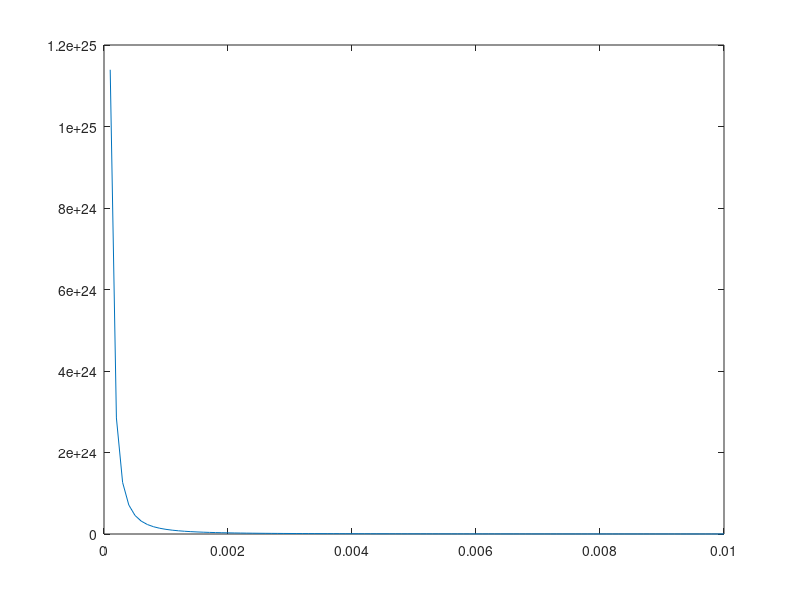

MATLAB code for this plot:
clc;
clear all;

um_scale=1000;
NiFe_frq = 1/(0.0838297450980392*um_scale);
NiFe_gam = 1/(0.259381156903766*um_scale);
NiFe_sig = 1;

eV_um_scale = 1.0/1.23984193;
Cu_plasma_frq = 10.83*eV_um_scale;
Cu_f0 = 0.575;
Cu_frq0 = 1e-10;
Cu_gam0 = 0.030*eV_um_scale;
Cu_sig0 = Cu_f0*(Cu_plasma_frq*Cu_plasma_frq)/(Cu_frq0*Cu_frq0);
Cu_f1 = 0.061;
Cu_frq1 = 0.291*eV_um_scale;
Cu_gam1 = 0.378*eV_um_scale;
Cu_sig1 = Cu_f1*(Cu_plasma_frq*Cu_plasma_frq)/(Cu_frq1*Cu_frq1);
Cu_f2 = 0.104;
Cu_frq2 = 2.957*eV_um_scale;      
Cu_gam2 = 1.056*eV_um_scale;
Cu_sig2 = Cu_f2*(Cu_plasma_frq*Cu_plasma_frq)/(Cu_frq2*Cu_frq2);
Cu_f3 = 0.723;
Cu_frq3 = 5.300*eV_um_scale;      
Cu_gam3 = 3.213*eV_um_scale;
Cu_sig3 = Cu_f3*(Cu_plasma_frq*Cu_plasma_frq)/(Cu_frq3*Cu_frq3);
Cu_f4 = 0.638;
Cu_frq4 = 11.18*eV_um_scale;
Cu_gam4 = 4.305*eV_um_scale;
Cu_sig4 = Cu_f4*(Cu_plasma_frq*Cu_plasma_frq)/(Cu_frq4*Cu_frq4);
sigma_Cu=Cu_sig0;


% mu0=1000;
% sigmad=0;
% sigma0=NiFe_sig;
% omega0=2*pi*NiFe_frq;
% gamma0=NiFe_gam;
% n=1;
% for omega=0:0.0001:0.1
%     eps(n)=(1+(i*sigmad/omega))*(mu0+(sigma0*omega0)/(omega0*omega0-omega*omega-i*omega*gamma0));
%     n=n+1;
% end
% plot(0:0.0001:0.1,eps)


eps0=1;
sigmad=1000;
n=1;
sum=0;
for omega=0:0.0001:0.01
    sum=0;
    sum=sum+(Cu_sig0*2*pi*Cu_frq0)/(2*pi*Cu_frq0*2*pi*Cu_frq0-omega*omega-i*omega*Cu_gam0);
    sum=sum+(Cu_sig1*2*pi*Cu_frq1)/(2*pi*Cu_frq1*2*pi*Cu_frq1-omega*omega-i*omega*Cu_gam1);
    sum=sum+(Cu_sig2*2*pi*Cu_frq2)/(2*pi*Cu_frq2*2*pi*Cu_frq2-omega*omega-i*omega*Cu_gam2);
    sum=sum+(Cu_sig3*2*pi*Cu_frq3)/(2*pi*Cu_frq3*2*pi*Cu_frq3-omega*omega-i*omega*Cu_gam3);
    sum=sum+(Cu_sig4*2*pi*Cu_frq4)/(2*pi*Cu_frq4*2*pi*Cu_frq4-omega*omega-i*omega*Cu_gam4);
    
    eps(n)=(1+(i*sigmad/omega))*(eps0+sum);
    n=n+1;
end
plot(0:0.0001:0.01,abs(eps))
